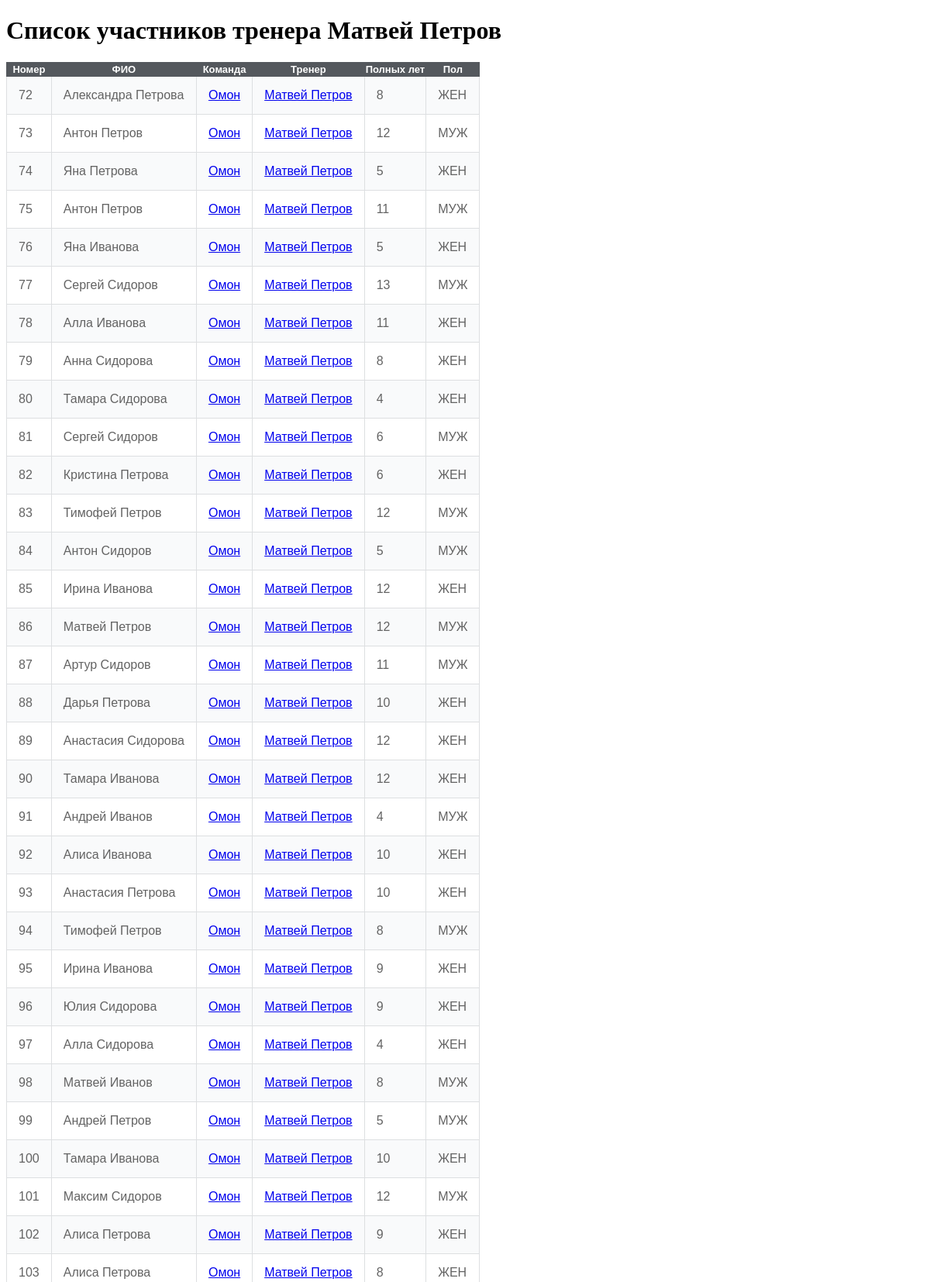
Screenshot of /trainer/2 (upper part) with the database file from the repository.
### main.py (models this page shows)
class User(db.Model):
    id = db.Column(db.Integer, primary_key=True)
    fio = db.Column(db.String(), nullable=False)
    age = db.Column(db.Integer(), nullable=False)
    weight = db.Column(db.Integer(), nullable=False)
    ku = db.Column(db.String(), nullable=False)
    trainer = mapped_column(ForeignKey("trainer.id"))
    gender = db.Column(db.String(), nullable=False)

class Team(db.Model):
    id = db.Column(db.Integer, primary_key=True)
    name = db.Column(db.String(), nullable=False)

class Trainer(db.Model):
    id = db.Column(db.Integer, primary_key=True)
    fio = db.Column(db.String(), nullable=False)
    team = mapped_column(ForeignKey("team.id"))

### main.py (the view)
@app.route('/trainer/<trainer_id>')
def user_by_trainer(trainer_id):
    session = Session()
    result = session.query(User, Trainer, Team).filter(User.trainer == Trainer.id, Trainer.team == Team.id, Trainer.id == trainer_id).all()
    data = []
    for r in result:
        child = r[0].__dict__
        trainer = r[1].__dict__
        team = r[2].__dict__
        data.append({"child": child, "trainer": trainer, "team": team})
    return render_template('childs.html', data=data, suffix=f" тренера {trainer['fio']}")

### templates/childs.html (shortened to what this page needs)
<!DOCTYPE html>
<html lang="en">
<head>
</head>
<body>
    <h1>Список участников {{ suffix }}</h1>
<table>
    <tr>
        <th>Номер</th>
        <th>ФИО</th>
        <th>Команда</th>
        <th>Тренер</th>
        <th>Полных лет</th>
        <th>Пол</th>
    </tr>
    {% for elem in data %}
    <tr>
        <td>{{ elem['child']['id'] }}</td>
        <td>{{ elem['child']['fio'] }}</td>
        <td><a href="/team/{{ elem['team']['id'] }}">{{ elem['team']['name'] }}</a></td>
        <td><a href="/trainer/{{ elem['trainer']['id'] }}">{{ elem['trainer']['fio'] }}</a></td>
        <td>{{ elem['child']['age'] }}</td>
        <td>{{ elem['child']['gender'] }}</td>
    </tr>
    {% endfor %}
</table>
</body>
</html>

### templates/childs.html (style rules this page uses)
table { border-collapse: collapse; font-family: Tahoma, Geneva, sans-serif; }
table td { padding: 15px; }
table th { background-color: #54585d; color: #ffffff; font-weight: bold; font-size: 13px; border: 1px solid #54585d; }
table tbody td { color: #636363; border: 1px solid #dddfe1; }
table tbody tr { background-color: #f9fafb; }
table tbody tr:nth-child(odd) { background-color: #ffffff; }

### rows the page displays
User: child.fio "Александра Петрова", child.gender "ЖЕН"
Team: team.name "Омон" "Омон" "Омон" "Омон" "Омон" "Омон" "Омон" "Омон" "Омон" "Омон" "Омон" "Омон" "Омон" "Омон" "Омон" "Омон" "Омон" "Омон" "Омон" "Омон" "Омон" "Омон" "Омон" "Омон" "Омон" "Омон" "Омон" "Омон" "Омон" "Омон" "Омон" "Омон"
Trainer: trainer.fio "Матвей Петров" "Матвей Петров" "Матвей Петров" "Матвей Петров" "Матвей Петров" "Матвей Петров" "Матвей Петров" "Матвей Петров" "Матвей Петров" "Матвей Петров" "Матвей Петров" "Матвей Петров" "Матвей Петров" "Матвей Петров" "Матвей Петров" "Матвей Петров" "Матвей Петров" "Матвей Петров" "Матвей Петров" "Матвей Петров" "Матвей Петров" "Матвей Петров" "Матвей Петров" "Матвей Петров" "Матвей Петров" "Матвей Петров" "Матвей Петров" "Матвей Петров" "Матвей Петров" "Матвей Петров" "Матвей Петров" "Матвей Петров"
User: child.fio "Антон Петров", child.gender "МУЖ"
User: child.fio "Яна Петрова", child.gender "ЖЕН"
User: child.fio "Антон Петров", child.gender "МУЖ"
User: child.fio "Яна Иванова", child.gender "ЖЕН"
User: child.fio "Сергей Сидоров", child.gender "МУЖ"
User: child.fio "Алла Иванова", child.gender "ЖЕН"
User: child.fio "Анна Сидорова", child.gender "ЖЕН"
User: child.fio "Тамара Сидорова", child.gender "ЖЕН"
User: child.fio "Сергей Сидоров", child.gender "МУЖ"
User: child.fio "Кристина Петрова", child.gender "ЖЕН"
User: child.fio "Тимофей Петров", child.gender "МУЖ"
User: child.fio "Антон Сидоров", child.gender "МУЖ"
User: child.fio "Ирина Иванова", child.gender "ЖЕН"
User: child.fio "Матвей Петров", child.gender "МУЖ"
User: child.fio "Артур Сидоров", child.gender "МУЖ"
User: child.fio "Дарья Петрова", child.gender "ЖЕН"
User: child.fio "Анастасия Сидорова", child.gender "ЖЕН"
User: child.fio "Тамара Иванова", child.gender "ЖЕН"
User: child.fio "Андрей Иванов", child.gender "МУЖ"
User: child.fio "Алиса Иванова", child.gender "ЖЕН"
User: child.fio "Анастасия Петрова", child.gender "ЖЕН"
User: child.fio "Тимофей Петров", child.gender "МУЖ"
User: child.fio "Ирина Иванова", child.gender "ЖЕН"
User: child.fio "Юлия Сидорова", child.gender "ЖЕН"
User: child.fio "Алла Сидорова", child.gender "ЖЕН"
User: child.fio "Матвей Иванов", child.gender "МУЖ"
User: child.fio "Андрей Петров", child.gender "МУЖ"
User: child.fio "Тамара Иванова", child.gender "ЖЕН"
User: child.fio "Максим Сидоров", child.gender "МУЖ"
User: child.fio "Алиса Петрова", child.gender "ЖЕН"
User: child.fio "Алиса Петрова", child.gender "ЖЕН"

### other values shown
{{ suffix }} "тренера Матвей Петров"
{{ elem['child']['id'] }} "72" "73" "74" "75" "76" "77" "78" "79" "80" "81" "82" "83" "84" "85" "86" "87" "88" "89" "90" "91" "92" "93" "94" "95" "96" "97" "98" "99" "100" "101" "102" "103"
{{ elem['child']['age'] }} "8" "12" "5" "11" "5" "13" "11" "8" "4" "6" "6" "12" "5" "12" "12" "11" "10" "12" "12" "4" "10" "10" "8" "9" "9" "4" "8" "5" "10" "12" "9" "8"
